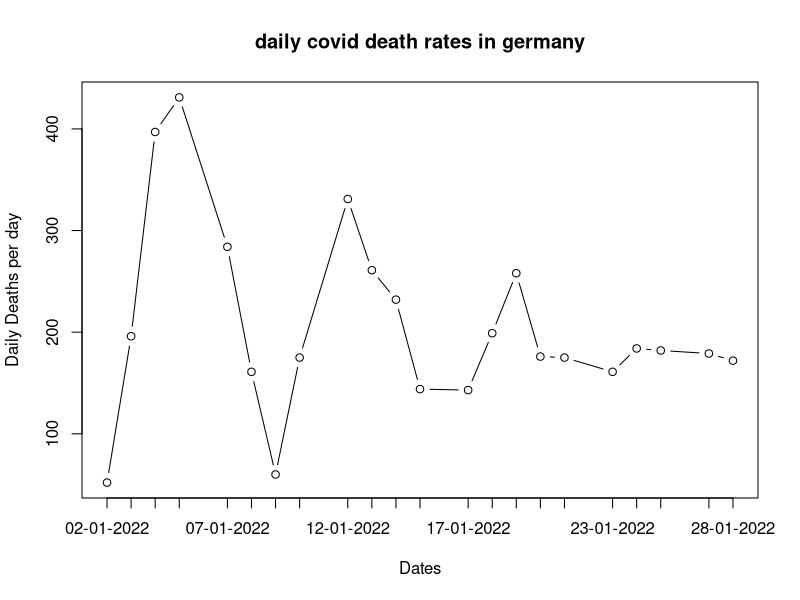

The R script that drew this image:

jpeg(file="/Users/fizzausman/desktop/se-02-team-30/static/client/img/covdeathdaily.jpeg")
data <- data.frame(dates = c("2022-01-02", "2022-01-03", "2022-01-04", 
                             "2022-01-05", "2022-01-07", "2022-01-08", 
                             "2022-01-09","2022-01-10", "2022-01-12",
                             "2022-01-13", "2022-01-14", "2022-01-15",
                             "2022-01-17", "2022-01-18", "2022-01-19", 
                             "2022-01-20", "2022-01-21", "2022-01-23", 
                             "2022-01-24","2022-01-25","2022-01-27",
                             "2022-01-28"), 
                  values = c("52", "196", "397", "431", "284", "161", 
                            " 60"," 175"," 331", "261", "232", "144", "143", 
                            " 199", "258", "176", "175", "161", "184"," 182", "179", "172"))

data_new <- data #Duplicate data
data_new$dates <- as.Date(data_new$dates)

plot(data_new$dates, data_new$values,main="daily covid death rates in germany", xlab = "Dates", ylab="Daily Deaths per day",type="b", xaxt="n")

axis(1, data_new$dates,format(data_new$dates, "%d-%m-%Y"))

dev.off()